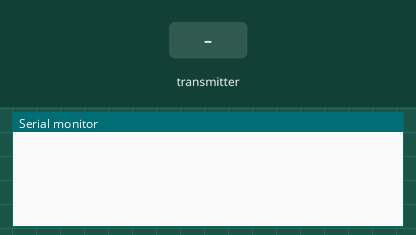
Recording of a sketch running on a simulated ESP32. On the bench: the last lines printed to the serial monitor. The test bench sets the inputs (shaded band).

Above: at 1.2 s.
1.3 s: the transmitter starts sending accel_x = 0
At 1.66 s:
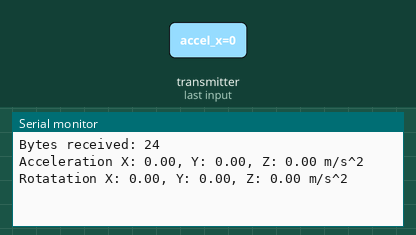
2.8 s: the transmitter starts sending accel_y = 25
4.3 s: the transmitter starts sending accel_z = 25
5.8 s: the transmitter starts sending rot_x = 25
At 6.16 s:
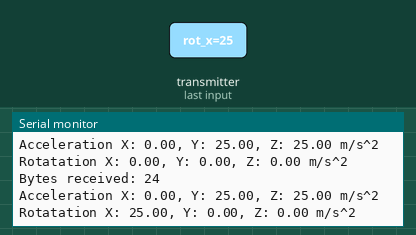
7.3 s: the transmitter starts sending rot_y = 25
At 7.66 s:
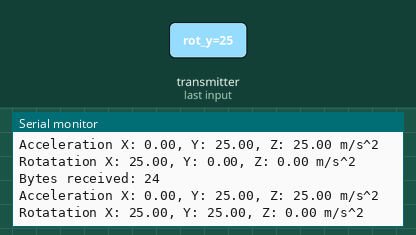
8.8 s: the transmitter starts sending rot_z = 25
At 9.16 s:
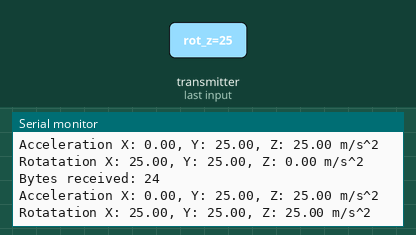

Measured:
- after the input at 1.3 s, the serial monitor: prints a new line after 0.05 s (image 1)
- after the input at 5.8 s, the serial monitor: prints a new line after 0.05 s (image 2)
- after the input at 7.3 s, the serial monitor: prints a new line after 0.05 s (image 3)
- after the input at 8.8 s, the serial monitor: prints a new line after 0.05 s (image 4)

The sketch:

gryo_receiver.ino
```cpp
// Library imports for ESP-NOW communication
#include <esp_now.h>
#include <WiFi.h>

// Structure to receive gyro data (acceleration and rotation for x, y, and z)
typedef struct gyro_data {
  float accel_x;
  float accel_y;
  float accel_z;
  float rot_x;
  float rot_y;
  float rot_z;
} gyro_data;

// Create a gyro_data struct to receive and store the current values
gyro_data myData;

// Callback function to print MPU-6050 readings when data is sent
void OnDataRecv(const uint8_t *mac, const uint8_t *incomingData, int len) {
  memcpy(&myData, incomingData, sizeof(myData));
  Serial.print("Bytes received: ");
  Serial.println(len);
  Serial.print("Acceleration X: ");
  Serial.print(myData.accel_x);
  Serial.print(", Y: ");
  Serial.print(myData.accel_y);
  Serial.print(", Z: ");
  Serial.print(myData.accel_z);
  Serial.println(" m/s^2");

  Serial.print("Rotatation X: ");
  Serial.print(myData.rot_x);
  Serial.print(", Y: ");
  Serial.print(myData.rot_y);
  Serial.print(", Z: ");
  Serial.print(myData.rot_z);
  Serial.println(" m/s^2");
}

void setup() {
  // Set upload speed
  Serial.begin(115200);

  // Set device as a Wi-Fi station
  WiFi.mode(WIFI_STA);

  // Initialize ESP-NOW and check for errors
  if (esp_now_init() != ESP_OK) {
    Serial.println("Error initializing ESP-NOW");
    return;
  }

  // When ESP-NOW is fulled intialized, register our callback function on receive
  esp_now_register_recv_cb(OnDataRecv);
}


void loop() {

}

// References and Copyrights
/*
  Rui Santos
  Complete project details at https://RandomNerdTutorials.com/esp-now-esp32-arduino-ide/

  Permission is hereby granted, free of charge, to any person obtaining a copy
  of this software and associated documentation files.

  The above copyright notice and this permission notice shall be included in all
  copies or substantial portions of the Software.
*/
```
